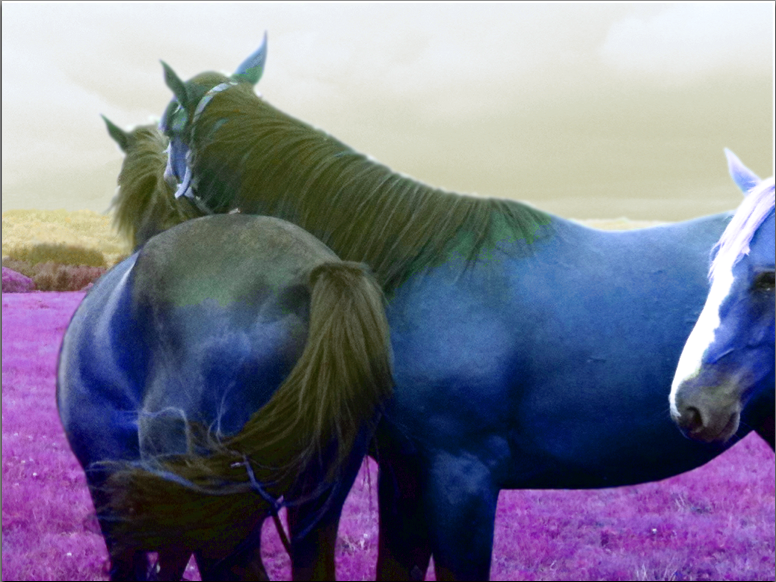
//> input picture 2-base/control/horse-hsv.png, 776 x 582 px
$ ./hsv-modification 3 3 3 horse-hsv.png horse-hsv.png   (built with g++ and OpenCV 4)
//> lines starting //> are read from the running program, lines starting //| are printed output that depends on the picture
#include <iostream>
#include <cstdlib>

#include <opencv2/opencv.hpp>
#include <fstream>

using namespace cv;
using namespace std;

void
process(int h, int s, int v, const char* imsname, const char* imdname)
{
//> called with h = 3, s = 3, v = 3, imsname = "horse-hsv.png", imdname = "horse-hsv.png"
  //Check the existence of the file, if the file doesn't exist the programme stop
  fstream infile(imsname);
  if (infile.good() == false){
    cerr<<"The file doesn't exist. Check the location of the file\n"<<endl;
    exit(EXIT_FAILURE);
  }
  cout<< "\n############### exercice : hsv-modification ##############\n"<<endl;
  //Read the image load
  Mat ims = imread(imsname, CV_LOAD_IMAGE_COLOR);
//> ims is the input picture: 582 rows x 776 cols, CV_8UC3; mean B, G, R 139.6, 118.3, 118.6

  //Create an image to make the conservation HSV
  Mat imsHSV(ims.size(), CV_8UC3);
  cvtColor(ims,imsHSV, CV_BGR2HSV);
//> imsHSV: 582 rows x 776 cols, CV_8UC3; mean H, S, V 84.8, 105.7, 147.4

  //Split the HSV image to display all its composants
  Mat imsHSV_split[3];
  split(imsHSV,imsHSV_split);
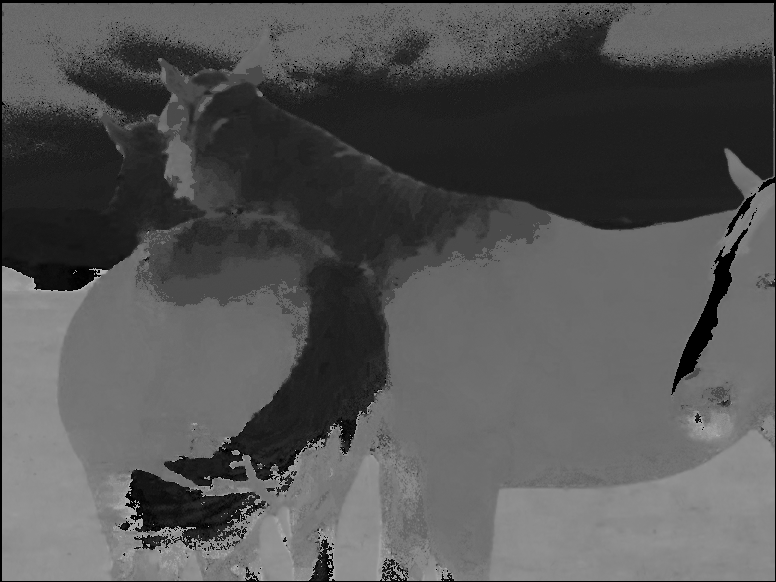
//> imsHSV_split[0]: 582 rows x 776 cols, CV_8UC1; min 0, max 179, mean 84.8
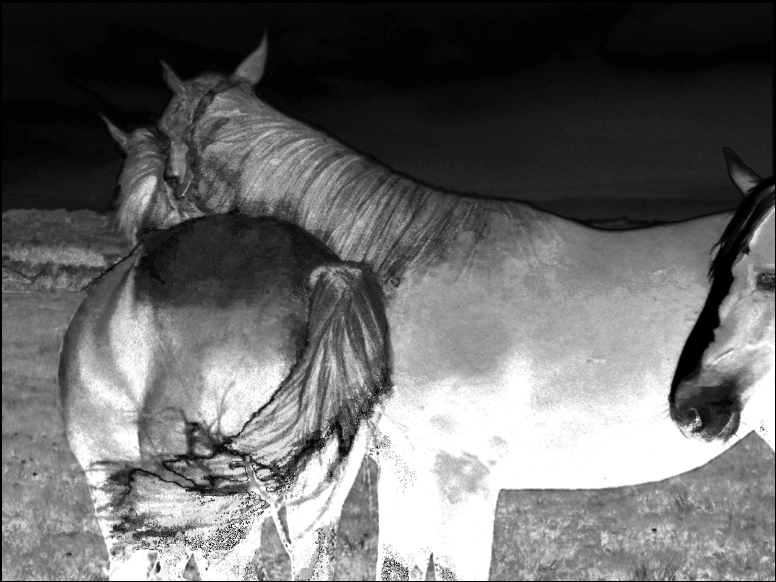
//> imsHSV_split[1]: 582 rows x 776 cols, CV_8UC1; min 0, max 255, mean 105.7
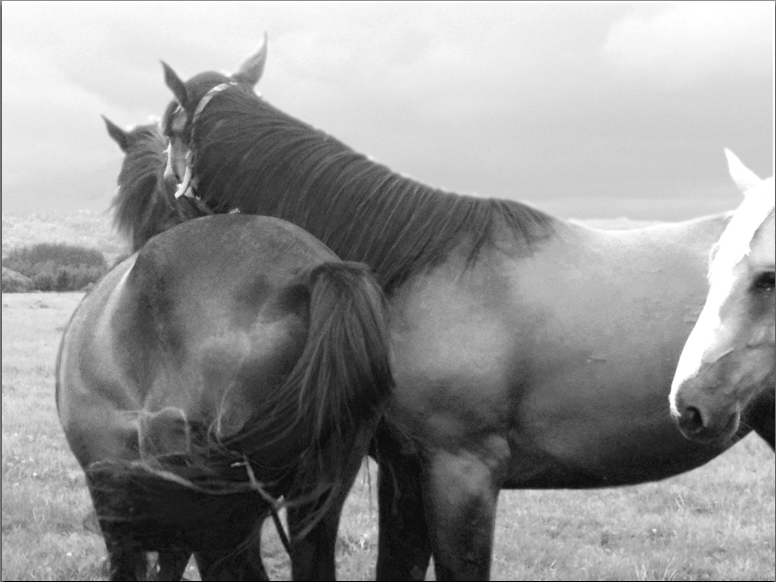
//> imsHSV_split[2]: 582 rows x 776 cols, CV_8UC1; min 4, max 255, mean 147.4
  //Show the H composant
  Mat imsHSV_H = imsHSV_split[0];
  imshow("H",imsHSV_split[0]);
  waitKey(0);
  //Show the S composant
  Mat imsHSV_S = imsHSV_split[1];
  imshow("S",imsHSV_split[1]);
  waitKey(0);
  //Show the V composant
  Mat imsHSV_V = imsHSV_split[2];
  imshow("V",imsHSV_split[2]);
  waitKey(0);

  //Changed the H,S,V channels of imsHSV image
  //With the arguments given h, s, v
  imsHSV_H +=h;
  imsHSV_S +=s;
  imsHSV_V +=v;

  Mat imd(ims.size(), CV_8UC3);

  //Merge the matrice to make an image on 3 chanels
  vector<Mat> hsv_channels;
  hsv_channels.push_back(imsHSV_H);
  hsv_channels.push_back(imsHSV_S);
  hsv_channels.push_back(imsHSV_V);
  merge(hsv_channels, imd);
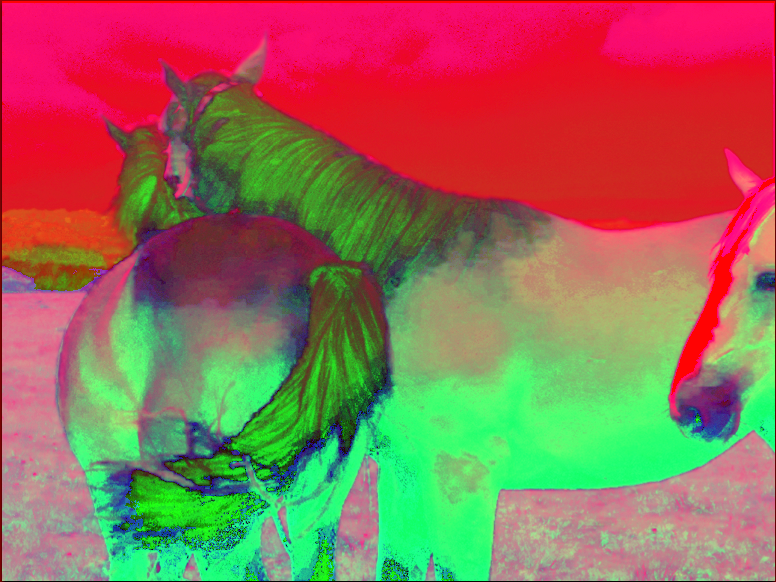
//> imd: 582 rows x 776 cols, CV_8UC3; mean B, G, R 87.8, 108.5, 150.4

  //Display the HSV image reconvert to RGB
  cvtColor(imd,imd, CV_HSV2BGR);
  //Save the produce image
  imwrite(imdname,imd);
}

void
usage (const char *s)
{
  std::cerr<<"Usage: "<<s<<" imsname imdname\n"<<std::endl;
  exit(EXIT_FAILURE);
}

#define param 5
int
main( int argc, char* argv[] )
{
  if(argc != (param+1))
    usage(argv[0]);
  process(atoi(argv[1]),atoi(argv[2]),atoi(argv[3]),argv[4],argv[5]);
  return EXIT_SUCCESS;
}
